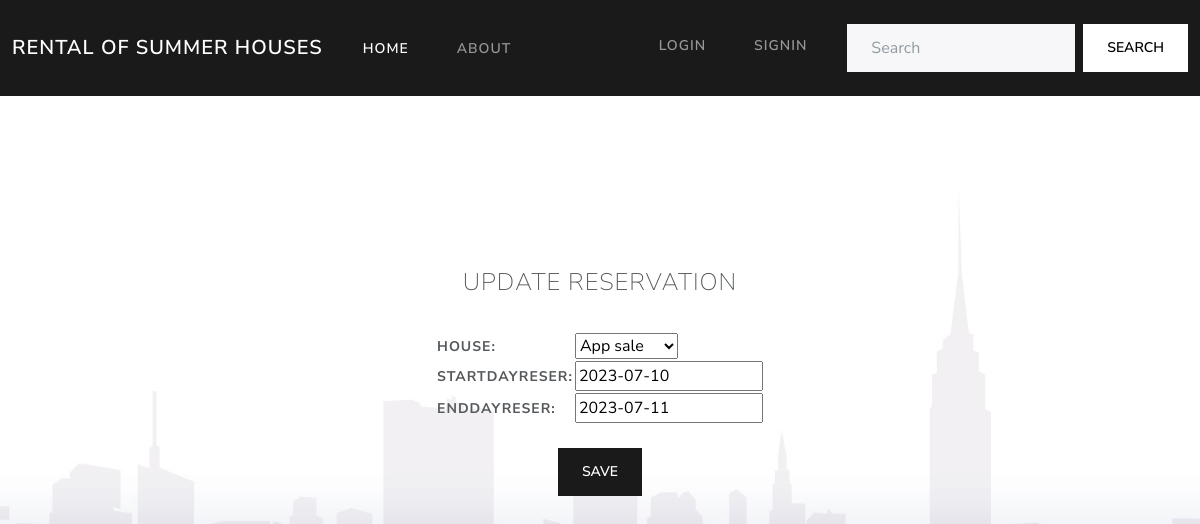
Page /updatereservation1/3/ on the committed database.
### Consulte_poste/models.py (models this page shows, shortened)
class ResrvationAppartement(models.Model):
    user=models.ForeignKey(settings.AUTH_USER_MODEL, on_delete=models.CASCADE)
    house = models.ForeignKey(Appartement, on_delete=models.CASCADE)
    StartDayReser =models.DateField()
    EndDayReser =models.DateField()

### Consulte_poste/views.py (the view)
# urls.py: path('updatereservation1/<int:pk>/' , Reservation1UpdateView.as_view(),name='Update-reservation1' ),
class Reservation1UpdateView(UpdateView):
    template_name="Updatereservation1.html"
    model=ResrvationAppartement
    fields = ["house","StartDayReser","EndDayReser"]
    success_url='/listeperreser2/'

### Consulte_poste/models.py (called while the page is built)
    def __str__(self):
        return self.Title

### Consulte_poste/templates/Updatereservation1.html (shortened to what this page needs)
{% load static %}
<!DOCTYPE html>
<html>
  <head>
    <link rel="stylesheet" href="{% static 'css/bootstrap.min.css' %}" />
  </head>
  <body>
    <nav class="navbar navbar-expand-lg navbar-dark bg-primary">
      <div class="container-fluid">
        <a class="navbar-brand" href="{% url 'Consulte_poste:homeIn' %}">rental of summer houses</a>
        <div class="collapse navbar-collapse" id="navbarColor01">
          <ul class="navbar-nav me-auto">
            <li class="nav-item">
              <a class="nav-link active" href="{% url 'Consulte_poste:homeIn' %}">Home
              </a>
            </li>
            <li class="nav-item">
              <a class="nav-link" href="#">About</a>
            </li>
          </ul>
          <form class="d-flex">
            {% if user.is_authenticated %}
            <ul class="navbar-nav me-auto">
                <li class="nav-item dropdown">
                    <a class="nav-link dropdown-toggle" data-bs-toggle="dropdown" href="#" role="button" aria-haspopup="true" aria-expanded="false">{{user}} ACTIONS</a>
                    <div class="dropdown-menu">
                      <a class="dropdown-item" href="{% url 'Consulte_poste:Add-villa' %}">Add your villa</a>
                      <a class="dropdown-item" href="{% url 'Consulte_poste:Add-App' %}">Add your appartment</a>
                      <a class="dropdown-item" href="{% url 'Consulte_poste:Liste-Pvilla' %}">Show your villas</a>
                      <a class="dropdown-item" href="{% url 'Consulte_poste:Liste-PApp' %}">Show your appartment</a>
                      <a class="dropdown-item" href="{% url 'Consulte_poste:Liste-PersReserVil' %}">Show all villa reservations </a>
                      <a class="dropdown-item" href="{% url 'Consulte_poste:Liste-PersReserApp' %}">Show all apartment reservations </a>
                    </div>
                  </li>
                  {% if user.is_superuser %}
                  <li class="nav-item dropdown">
                    <a class="nav-link dropdown-toggle" data-bs-toggle="dropdown" href="#" role="button" aria-haspopup="true" aria-expanded="false">ADMIN ACTIONS</a>
                    <div class="dropdown-menu">
                      <a class="dropdown-item" href="{% url 'Consulte_poste:Liste-user' %}">Show all users</a>
                      <a class="dropdown-item" href="{% url 'Consulte_poste:Liste-villa' %}">Show all villas</a>
                      <a class="dropdown-item" href="{% url 'Consulte_poste:Liste-app' %}">Show all appartment</a>
                      <a class="dropdown-item" href="{% url 'Consulte_poste:Liste-ReserVilla' %}">Show all villa reservations</a>
                      <a class="dropdown-item" href="{% url 'Consulte_poste:Liste-Reserapp' %}">Show all apartment reservations</a>
                    </div>
                  </li>
                  {% endif %}
                <li class="nav-item">
                  <a class="nav-link" href="{% url 'Logout' %}">LOGOUT</a>
                </li>
             </ul>
            {% else %}
            <ul class="navbar-nav me-auto">
            <li class="nav-item">
              <a class="nav-link" href="{% url 'Login' %}">LOGIN</a>
            </li>
            <li class="nav-item">
              <a class="nav-link" href="{% url 'Registre' %}">SIGNIN</a>
            </li>
         </ul>
            {% endif %}
            <input class="form-control me-sm-2" type="search" placeholder="Search">
            <button class="btn btn-secondary my-2 my-sm-0" type="submit">Search</button>
          </form>
         </div>
      </div>
    </nav>
    <br>
    <br>
    <br>
    <br>
    <br>
    <br>
    <br>
    <table  class="tabcenter">
    <form method="post">
      <fieldset>
        <legend Align=Center>UPDATE RESERVATION</legend>
        <br>
        <br>
        {{ form.as_table  }}
      </fieldset>
    </table>
    <br>
    <div style="text-align:center">
<button type="submit" class="btn btn-primary">Save</button>
    </div>
  </body>
</html>

### rows in the picture
ResrvationAppartement: house "App sale", StartDayReser "2023-07-10", EndDayReser "2023-07-11"
